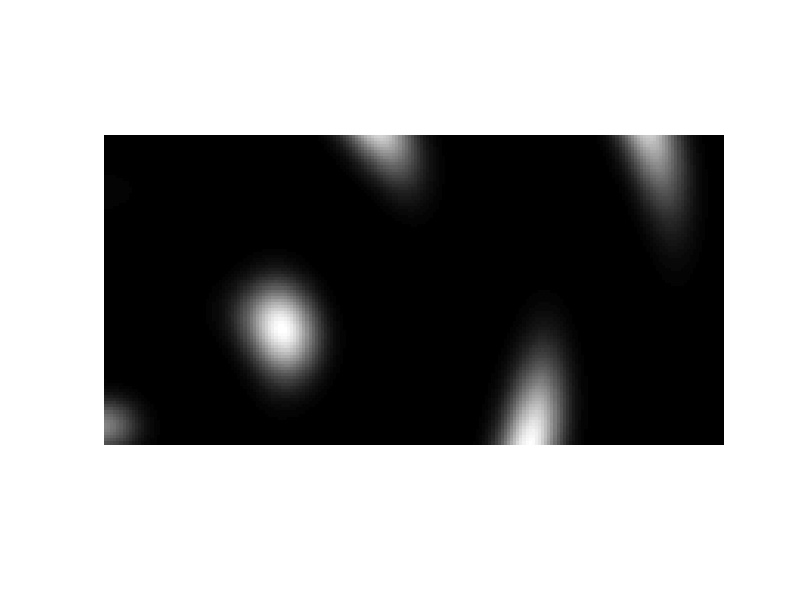

Source code (MATLAB):
width = 2;
height = 1;

freqA = 400;
freqB = 500;
phaseA = 0.0;
phaseB = 0.0;

locA = [0,0];
locB = [0,1];

speedOfSound = 343;

imRes = 100;

image = ones(width*imRes, height*imRes);

for phaseB = 0:.1:1

	for x = 1:width*imRes
		for y = 1:height*imRes
			distA = sqrt((locA(1) - x/imRes)^2+(locA(2) - y/imRes)^2);
			distB = sqrt((locB(1) - x/imRes)^2+(locB(2) - y/imRes)^2);
			image(x,y) = cos(pi*(freqA*distA/speedOfSound - phaseA))^8 * ...
				cos(pi*(freqB*distB/speedOfSound - phaseB))^8;
		end
	end

	imshow(image');
end